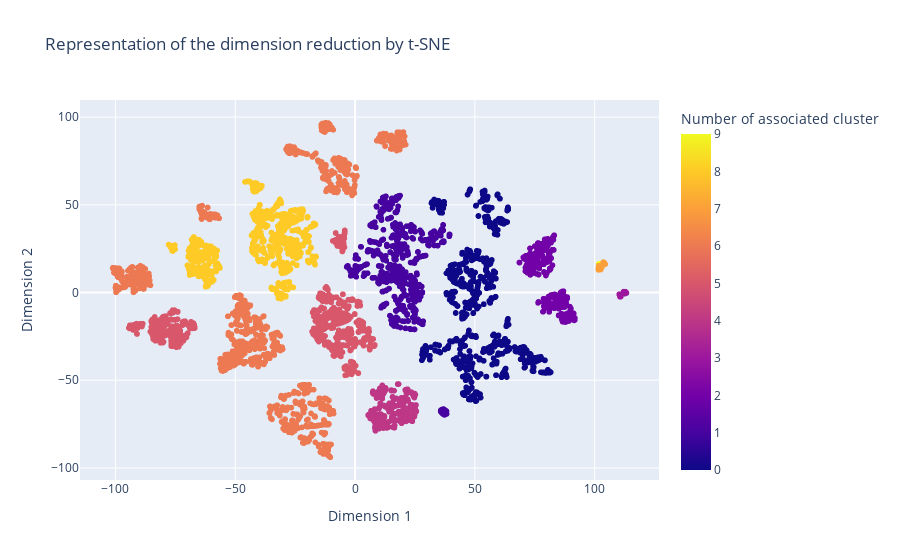

Write notebook code for a chart like this one.
### Code cell
# representing the data
fig = px.scatter(train_pred, x="TSNE_DIM1", y="TSNE_DIM2",color="cluster_predict",
                 labels= {
                     "TSNE_DIM1": "Dimension 1",
                     "TSNE_DIM2": "Dimension 2",
                     "cluster_predict": "Number of associated cluster"
                 },
                 title= "Representation of the dimension reduction by t-SNE")
fig.show()

### Figure 1 — Plotly figure (JSON) as saved in the notebook; plotly's stock layout.template omitted (floating-point values rounded to 4 significant figures; data arrays with more than 128 entries replaced by an {"elided": "..."} marker saying what was removed)
{"data": [{"hovertemplate": "Dimension 1=%{x}<br>Dimension 2=%{y}<br>Number of associated cluster=%{marker.color}<extra></extra>", "legendgroup": "", "marker": {"color": {"elided": "8672 int values"}, "coloraxis": "coloraxis", "symbol": "circle"}, "mode": "markers", "name": "", "showlegend": false, "x": {"elided": "8672 float values"}, "xaxis": "x", "y": {"elided": "8672 float values"}, "yaxis": "y", "type": "scattergl"}], "layout": {"xaxis": {"anchor": "y", "domain": [0.0, 1.0], "title": {"text": "Dimension 1"}}, "yaxis": {"anchor": "x", "domain": [0.0, 1.0], "title": {"text": "Dimension 2"}}, "coloraxis": {"colorbar": {"title": {"text": "Number of associated cluster"}}, "colorscale": [[0.0, "#0d0887"], [0.1111, "#46039f"], [0.2222, "#7201a8"], [0.3333, "#9c179e"], [0.4444, "#bd3786"], [0.5556, "#d8576b"], [0.6667, "#ed7953"], [0.7778, "#fb9f3a"], [0.8889, "#fdca26"], [1.0, "#f0f921"]]}, "legend": {"tracegroupgap": 0}, "title": {"text": "Representation of the dimension reduction by t-SNE"}}}
